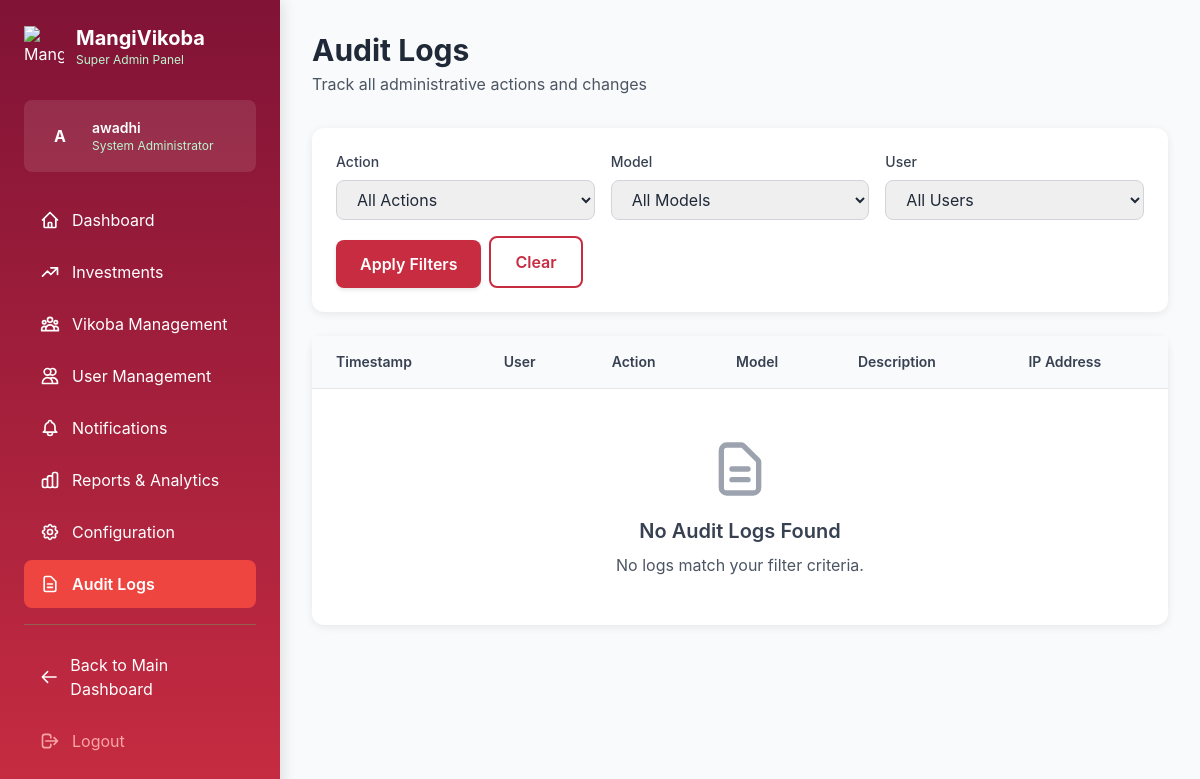
Before: /dashboard/super-admin/audit-logs/ (signed in) with the older database file.
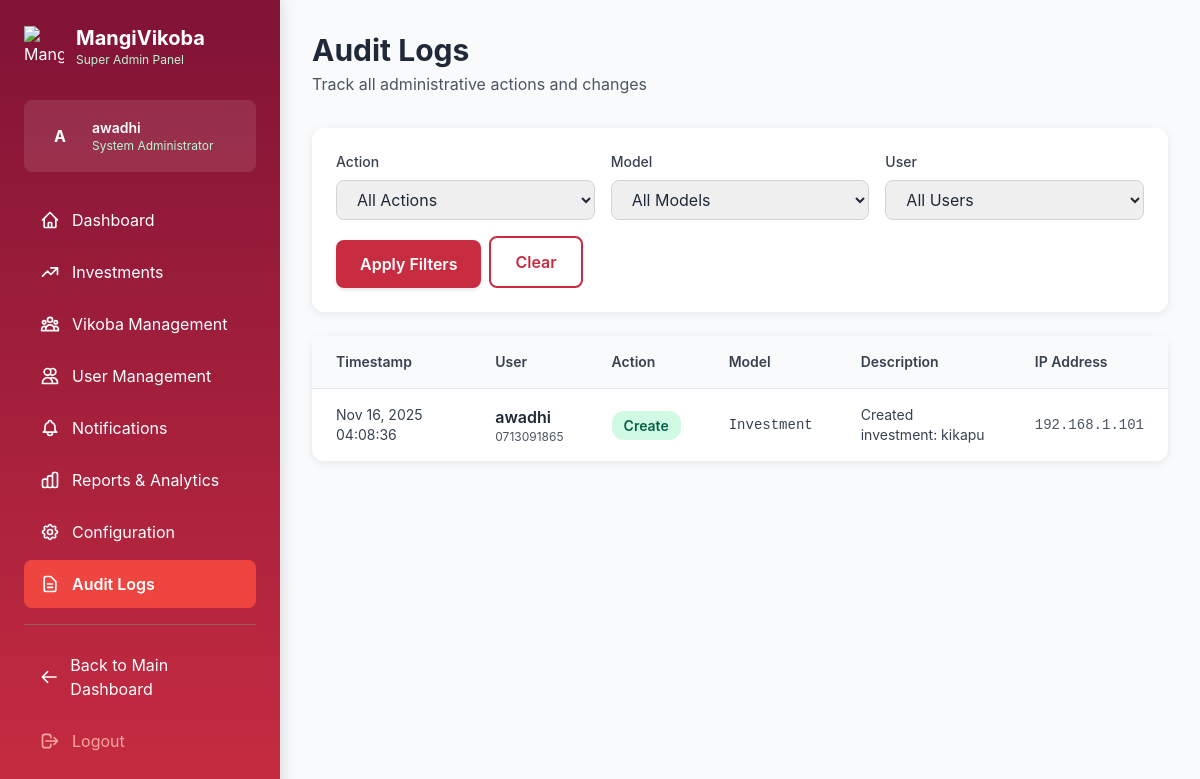
After: the same page with the newer database file.
### dashboard/admin_models.py (models this page shows, shortened)
class AuditLog(models.Model):
    ACTION_CHOICES = [
        ('create', 'Create'),
        ('update', 'Update'),
        ('delete', 'Delete'),
        ('approve', 'Approve'),
        ('reject', 'Reject'),
        ('other', 'Other'),
    ]
    user = models.ForeignKey(settings.AUTH_USER_MODEL, on_delete=models.SET_NULL, null=True)
    action = models.CharField(max_length=20, choices=ACTION_CHOICES)
    model_name = models.CharField(max_length=100)
    object_id = models.PositiveIntegerField(null=True, blank=True)
    description = models.TextField()
    ip_address = models.GenericIPAddressField(null=True, blank=True)
    timestamp = models.DateTimeField(auto_now_add=True)
    class Meta:
        ordering = ['-timestamp']

### registration/models.py (models this page shows, shortened)
class User(AbstractBaseUser, PermissionsMixin):
    ROLE_CHOICES = (
        ('admin', 'Admin'),
        ('member', 'Member'),
        ('kikoba_admin', 'Kikoba Admin'),
        ('accountant', 'Accountant'),
    )
    phone_number = models.CharField(max_length=15, unique=True) # This is the USERNAME_FIELD
    name = models.CharField(max_length=255)
    email = models.EmailField(max_length=255, blank=True, null=True)
    role = models.CharField(max_length=15, choices=ROLE_CHOICES, default='member')
    nida_number = models.CharField(max_length=30, blank=True, null=True, unique=True, help_text="National ID number, if available.")
    phone_number_verified = models.BooleanField(default=False)
    profile_photo = models.ImageField(upload_to='profile_photos/', blank=True, null=True)
    verification_method = models.CharField(max_length=50, blank=True, null=True, help_text="e.g., NIDA, PHONE_PHOTO_MEMBER_VERIFIED")
    verification_status = models.CharField(max_length=20, default='pending', help_text="e.g., pending, verified, rejected")
    date_joined = models.DateTimeField(default=timezone.now)
    is_active = models.BooleanField(default=True)
    is_staff = models.BooleanField(default=False)
    objects = UserManager()
    USERNAME_FIELD = 'phone_number'
    REQUIRED_FIELDS = ['name'] # For createsuperuser: name is required in addition to phone_number

### dashboard/admin_views.py (the view)
# urls.py: path('audit-logs/', admin_views.audit_logs, name='audit_logs'),
@login_required
@user_passes_test(is_superuser)
def audit_logs(request):
    action_filter = request.GET.get('action', '')
    model_filter = request.GET.get('model', '')
    user_filter = request.GET.get('user', '')
    logs = AuditLog.objects.select_related('user').all()
    if action_filter:
        logs = logs.filter(action=action_filter)
    if model_filter:
        logs = logs.filter(model_name=model_filter)
    if user_filter:
        logs = logs.filter(user_id=user_filter)
    paginator = Paginator(logs, 50)
    page_number = request.GET.get('page')
    page_obj = paginator.get_page(page_number)
    model_names = AuditLog.objects.values_list('model_name', flat=True).distinct()
    users_with_logs = User.objects.filter(auditlog__isnull=False).distinct()
    context = {
        'page_title': 'Audit Logs',
        'page_obj': page_obj,
        'action_filter': action_filter,
        'model_filter': model_filter,
        'user_filter': user_filter,
        'action_choices': AuditLog.ACTION_CHOICES,
        'model_names': model_names,
        'users_with_logs': users_with_logs,
    }
    return render(request, 'dashboard/super_admin/audit_logs.html', context)

### dashboard/admin_views.py (called while the page is built)
def is_superuser(user):
    return user.is_superuser

### dashboard/templates/dashboard/super_admin/audit_logs.html (shortened to what the changed rows need)
{% extends 'dashboard/super_admin/base.html' %}
{% block content %}
<div class="card">
    <div class="overflow-x-auto">
        <table class="w-full">
            <thead class="bg-gray-50 border-b border-gray-200">
                <tr>
                    <th class="text-left py-4 px-6 text-sm font-semibold text-gray-700">Timestamp</th>
                    <th class="text-left py-4 px-6 text-sm font-semibold text-gray-700">User</th>
                    <th class="text-left py-4 px-6 text-sm font-semibold text-gray-700">Action</th>
                    <th class="text-left py-4 px-6 text-sm font-semibold text-gray-700">Model</th>
                    <th class="text-left py-4 px-6 text-sm font-semibold text-gray-700">Description</th>
                    <th class="text-left py-4 px-6 text-sm font-semibold text-gray-700">IP Address</th>
                </tr>
            </thead>
            <tbody class="divide-y divide-gray-200">
                {% for log in page_obj %}
                <tr class="hover:bg-gray-50 transition-colors">
                    <td class="py-4 px-6 text-sm text-gray-700">
                        {{ log.timestamp|date:"M d, Y H:i:s" }}
                    </td>
                    <td class="py-4 px-6">
                        <p class="font-semibold text-gray-800">{{ log.user.name }}</p>
                        <p class="text-xs text-gray-600">{{ log.user.phone_number }}</p>
                    </td>
                    <td class="py-4 px-6">
                        <span class="badge {% if log.action == 'create' %}badge-success{% elif log.action == 'update' %}badge-info{% elif log.action == 'delete' %}badge-danger{% else %}badge-warning{% endif %}">
                            {{ log.get_action_display }}
                        </span>
                    </td>
                    <td class="py-4 px-6 text-sm font-mono text-gray-700">
                        {{ log.model_name }}
                    </td>
                    <td class="py-4 px-6 text-sm text-gray-700">
                        {{ log.description|truncatewords:15 }}
                    </td>
                    <td class="py-4 px-6 text-sm text-gray-600 font-mono">
                        {{ log.ip_address|default:"N/A" }}
                    </td>
                </tr>
                {% empty %}
                <tr>
                    <td colspan="6" class="py-12 text-center">
                        <svg class="w-16 h-16 text-gray-400 mx-auto mb-4" fill="none" stroke="currentColor" viewBox="0 0 24 24">
                            <path stroke-linecap="round" stroke-linejoin="round" stroke-width="2" d="M9 12h6m-6 4h6m2 5H7a2 2 0 01-2-2V5a2 2 0 012-2h5.586a1 1 0 01.707.293l5.414 5.414a1 1 0 01.293.707V19a2 2 0 01-2 2z"/>
                        </svg>
                        <h3 class="text-xl font-semibold text-gray-700 mb-2">No Audit Logs Found</h3>
                        <p class="text-gray-600">No logs match your filter criteria.</p>
                    </td>
                </tr>
                {% endfor %}
            </tbody>
        </table>
    </div>
</div>
{% endblock %}

Changed rows visible on the page:
added AuditLog: timestamp "Nov 16, 2025 04:08:36", user.name "awadhi", user.phone_number "0713091865", action "Create", model_name "Investment", description "Created investment: kikapu", ip_address "192.168.1.101"
Other visible differences:
text no longer shown: "No Audit Logs Found No logs match your filter criteria."
